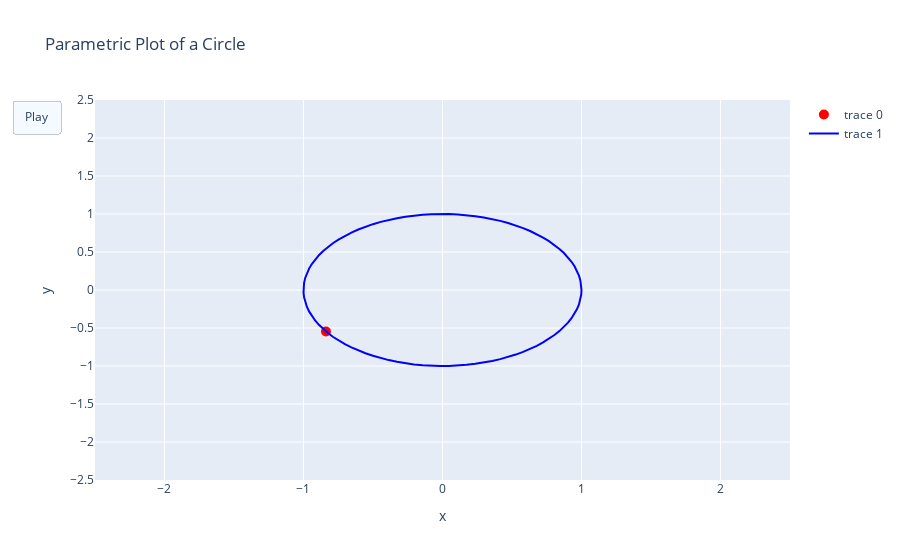

The notebook cell saved with this chart:
### Markdown cell above
## Ya casi acabamos creo jeje

Bueno, muy padres las famosas funciones seno y coseno, pero ¿por qué las necesitamos? Porque espero haberte convencido de que es más fácil describir el movimiento de un cuerpo descomponiendo en partes su trayectoria. Encontramos las funciones *base* para de describir el movimiento de algo por medio de las matemáticas, las cuales nos van a ayudar a representar de forma analítica la trayectoria de un objeto. ¿Cómo lo haremos? Dejaremos a $\theta$ "oculta" en el juego y haremos lo que se llama *parametrizar el movimiento de un objeto* fucionando al estilo de Dragon Ball las funciones que antes describimos.

### Code cell
import plotly.graph_objects as go

import numpy as np

# Generate curve data

t = np.linspace(0, 2*np.pi, 100)
x = np.cos(t)
y = np.sin(t)

xm = np.min(x) - 1.5
xM = np.max(x) + 1.5
ym = np.min(y) - 1.5
yM = np.max(y) + 1.5

N = 50
s = np.linspace(0, 2*np.pi, N)
xx = np.cos(s)
yy = np.sin(s)


# Create figure
fig = go.Figure(
    data=[go.Scatter(x=x, y=y,
                     mode="lines",
                     line=dict(width=2, color="blue")),
          go.Scatter(x=x, y=y,
                     mode="lines",
                     line=dict(width=2, color="blue"))],
    layout=go.Layout(
        xaxis=dict(range=[xm, xM], autorange=False, zeroline=False, title='x'),
        yaxis=dict(range=[ym, yM], autorange=False, zeroline=False, title='y'),
        title_text="Parametric Plot of a Circle", hovermode="closest",
        updatemenus=[dict(type="buttons",
                          buttons=[dict(label="Play",
                                        method="animate",
                                        args=[None])])]),
    frames=[go.Frame(
        data=[go.Scatter(
            x=[xx[k]],
            y=[yy[k]],
            mode="markers",
            marker=dict(color="red", size=10))])

        for k in range(N)]
)

fig.show()

### Figure 1 — Plotly figure (JSON) as saved in the notebook; plotly's stock layout.template omitted (floating-point values rounded to 4 significant figures)
{"data": [{"line": {"color": "blue", "width": 2}, "marker": {"color": "red", "size": 10}, "mode": "markers", "type": "scatter", "x": [-0.8381], "y": [-0.5455]}, {"line": {"color": "blue", "width": 2}, "mode": "lines", "type": "scatter", "x": [1, 0.998, 0.992, 0.9819, 0.9679, 0.9501, 0.9284, 0.9029, 0.8738, 0.8413, 0.8053, 0.766, 0.7237, 0.6785, 0.6306, 0.5801, 0.5272, 0.4723, 0.4154, 0.3569, 0.2969, 0.2358, 0.1736, 0.1108, 0.04758, -0.01587, -0.07925, -0.1423, -0.2048, -0.2665, -0.3271, -0.3863, -0.4441, -0.5, -0.5539, -0.6056, -0.6549, -0.7015, -0.7453, -0.7861, -0.8237, -0.858, -0.8888, -0.9161, -0.9397, -0.9595, -0.9754, -0.9874, -0.9955, -0.9995, -0.9995, -0.9955, -0.9874, -0.9754, -0.9595, -0.9397, -0.9161, -0.8888, -0.858, -0.8237, -0.7861, -0.7453, -0.7015, -0.6549, -0.6056, -0.5539, -0.5, -0.4441, -0.3863, -0.3271, -0.2665, -0.2048, -0.1423, -0.07925, -0.01587, 0.04758, 0.1108, 0.1736, 0.2358, 0.2969, 0.3569, 0.4154, 0.4723, 0.5272, 0.5801, 0.6306, 0.6785, 0.7237, 0.766, 0.8053, 0.8413, 0.8738, 0.9029, 0.9284, 0.9501, 0.9679, 0.9819, 0.992, 0.998, 1], "y": [0, 0.06342, 0.1266, 0.1893, 0.2511, 0.312, 0.3717, 0.4298, 0.4862, 0.5406, 0.5929, 0.6428, 0.6901, 0.7346, 0.7761, 0.8146, 0.8497, 0.8815, 0.9096, 0.9341, 0.9549, 0.9718, 0.9848, 0.9938, 0.9989, 0.9999, 0.9969, 0.9898, 0.9788, 0.9638, 0.945, 0.9224, 0.896, 0.866, 0.8326, 0.7958, 0.7557, 0.7127, 0.6668, 0.6182, 0.5671, 0.5137, 0.4582, 0.4009, 0.342, 0.2817, 0.2203, 0.158, 0.09506, 0.03173, -0.03173, -0.09506, -0.158, -0.2203, -0.2817, -0.342, -0.4009, -0.4582, -0.5137, -0.5671, -0.6182, -0.6668, -0.7127, -0.7557, -0.7958, -0.8326, -0.866, -0.896, -0.9224, -0.945, -0.9638, -0.9788, -0.9898, -0.9969, -0.9999, -0.9989, -0.9938, -0.9848, -0.9718, -0.9549, -0.9341, -0.9096, -0.8815, -0.8497, -0.8146, -0.7761, -0.7346, -0.6901, -0.6428, -0.5929, -0.5406, -0.4862, -0.4298, -0.3717, -0.312, -0.2511, -0.1893, -0.1266, -0.06342, -2.449e-16]}], "layout": {"autosize": true, "hovermode": "closest", "title": {"text": "Parametric Plot of a Circle"}, "updatemenus": [{"buttons": [{"args": [null], "label": "Play", "method": "animate"}], "type": "buttons"}], "xaxis": {"autorange": false, "range": [-2.499, 2.5], "title": {"text": "x"}, "type": "linear", "zeroline": false}, "yaxis": {"autorange": false, "range": [-2.5, 2.5], "title": {"text": "y"}, "type": "linear", "zeroline": false}}}
